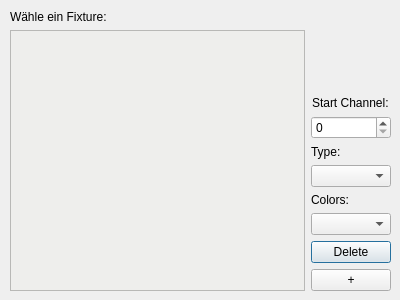
<?xml version="1.0" encoding="UTF-8"?>
<ui version="4.0">
 <class>FixtureChoosingDialog</class>
 <widget class="QDialog" name="FixtureChoosingDialog">
  <property name="geometry">
   <rect>
    <x>0</x>
    <y>0</y>
    <width>400</width>
    <height>300</height>
   </rect>
  </property>
  <property name="windowTitle">
   <string>Dialog</string>
  </property>
  <widget class="QWidget" name="layoutWidget">
   <property name="geometry">
    <rect>
     <x>10</x>
     <y>10</y>
     <width>381</width>
     <height>281</height>
    </rect>
   </property>
   <layout class="QGridLayout" name="gridLayout">
    <item row="0" column="0">
     <widget class="QLabel" name="fixture_choosing_label">
      <property name="text">
       <string>Wähle ein Fixture:</string>
      </property>
     </widget>
    </item>
    <item row="4" column="0">
     <widget class="QListWidget" name="fixture_selection">
      <property name="styleSheet">
       <string notr="true">background-color: rgb(238, 238, 236);</string>
      </property>
     </widget>
    </item>
    <item row="4" column="1">
     <layout class="QVBoxLayout" name="verticalLayout">
      <item>
       <spacer name="verticalSpacer">
        <property name="orientation">
         <enum>Qt::Vertical</enum>
        </property>
        <property name="sizeHint" stdset="0">
         <size>
          <width>20</width>
          <height>40</height>
         </size>
        </property>
       </spacer>
      </item>
      <item alignment="Qt::AlignHCenter|Qt::AlignBottom">
       <widget class="QLabel" name="l_start_channel">
        <property name="sizePolicy">
         <sizepolicy hsizetype="Preferred" vsizetype="Preferred">
          <horstretch>0</horstretch>
          <verstretch>0</verstretch>
         </sizepolicy>
        </property>
        <property name="layoutDirection">
         <enum>Qt::LeftToRight</enum>
        </property>
        <property name="autoFillBackground">
         <bool>false</bool>
        </property>
        <property name="styleSheet">
         <string notr="true"/>
        </property>
        <property name="text">
         <string>Start Channel:</string>
        </property>
       </widget>
      </item>
      <item>
       <widget class="QSpinBox" name="sB_start_channel"/>
      </item>
      <item alignment="Qt::AlignBottom">
       <widget class="QLabel" name="l_type">
        <property name="sizePolicy">
         <sizepolicy hsizetype="Preferred" vsizetype="Preferred">
          <horstretch>0</horstretch>
          <verstretch>0</verstretch>
         </sizepolicy>
        </property>
        <property name="layoutDirection">
         <enum>Qt::LeftToRight</enum>
        </property>
        <property name="autoFillBackground">
         <bool>false</bool>
        </property>
        <property name="styleSheet">
         <string notr="true"/>
        </property>
        <property name="text">
         <string>Type:</string>
        </property>
       </widget>
      </item>
      <item>
       <widget class="QComboBox" name="cB_type"/>
      </item>
      <item alignment="Qt::AlignBottom">
       <widget class="QLabel" name="l_colors">
        <property name="sizePolicy">
         <sizepolicy hsizetype="Preferred" vsizetype="Preferred">
          <horstretch>0</horstretch>
          <verstretch>0</verstretch>
         </sizepolicy>
        </property>
        <property name="layoutDirection">
         <enum>Qt::LeftToRight</enum>
        </property>
        <property name="autoFillBackground">
         <bool>false</bool>
        </property>
        <property name="styleSheet">
         <string notr="true"/>
        </property>
        <property name="text">
         <string>Colors:</string>
        </property>
       </widget>
      </item>
      <item>
       <widget class="QComboBox" name="cB_colors"/>
      </item>
      <item>
       <widget class="QPushButton" name="pB_delete_fixture">
        <property name="text">
         <string>Delete</string>
        </property>
       </widget>
      </item>
      <item>
       <widget class="QPushButton" name="add_fixture_dialog">
        <property name="text">
         <string>+</string>
        </property>
       </widget>
      </item>
     </layout>
    </item>
   </layout>
  </widget>
 </widget>
 <resources/>
 <connections/>
</ui>
